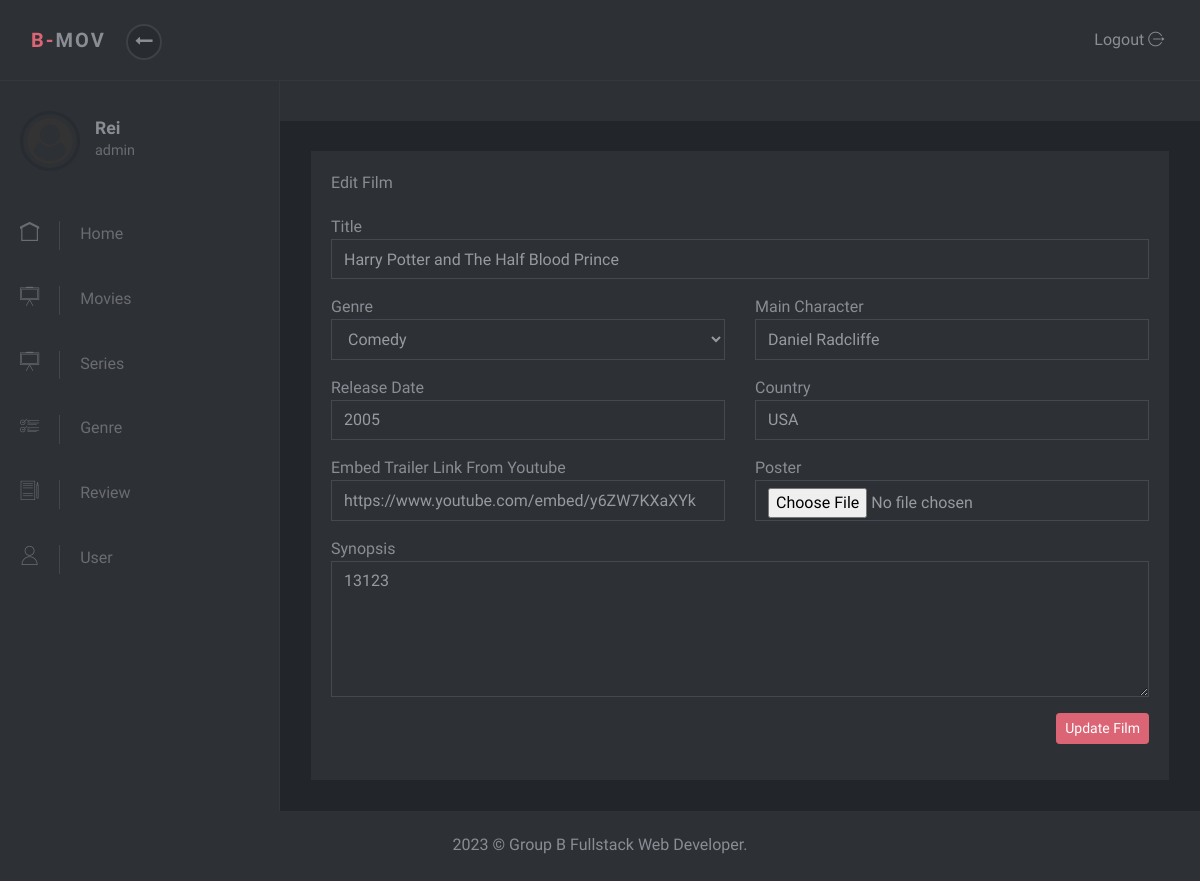
/admin/editfilm.php?id=33 (signed in), run on an earlier commit of the app's database.
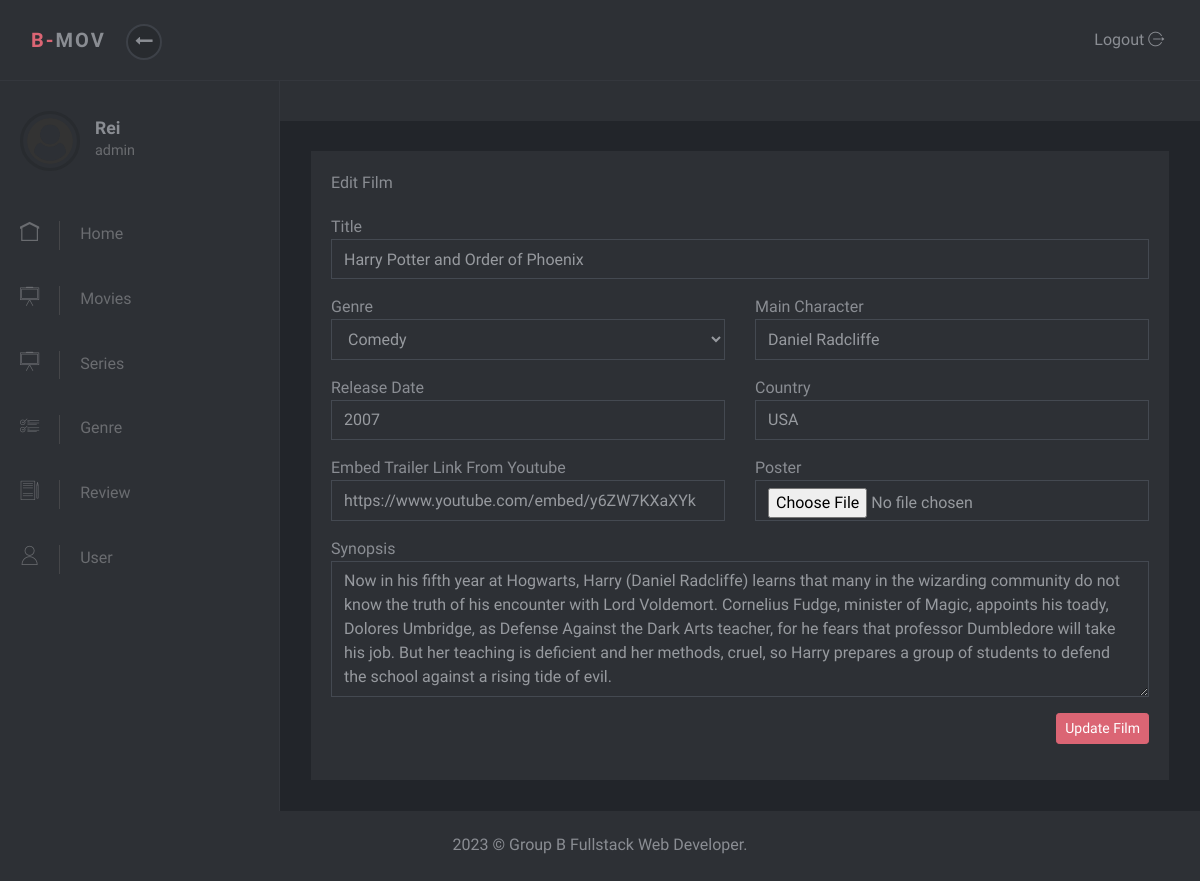
And on a later commit of the database.
### tables this page shows
CREATE TABLE `tb_film` (
  `id` int(11) NOT NULL,
  `poster` text NOT NULL,
  `judul` text NOT NULL,
  `jenis` enum('Movie','Series') NOT NULL,
  `genre` text NOT NULL,
  `artis` text NOT NULL,
  `deskripsi` text NOT NULL,
  `tahun` year(4) NOT NULL,
  `negara` varchar(50) NOT NULL,
  `link_video` text NOT NULL
);

### admin/editfilm.php (the view, shortened to what this page needs)
<?php $page = "";
include 'partials/header.php';
include 'partials/navbar.php';
include 'partials/sidebar.php';
include '../proses/koneksi.php';
?>
<div class="page-content">
    <div class="page-header">
    </div>
    <section class="no-padding-top no-padding-bottom">
        <div class="container-fluid">
            <div class="block">
                <div class="title">Edit Film</div>
                <form action="proses/proseseditfilm.php" method="post" enctype="multipart/form-data">
                    <?php $id = $_GET['id'];
                    $data = mysqli_query($db, "SELECT * FROM tb_film WHERE id='$id'");
                    while ($d = mysqli_fetch_array($data)) { ?>
                        <div class="row mb-3">
                            <div class="col-md-12">
                                Title
                                <input type="text" class="form-control" name="judul" placeholder="Enter Title" value="<?= $d['judul']?>">
                            </div>
                        </div>
                        <div class="row mb-3">
                            <div class="col-md-6">
                                Genre
                                <select name="genre" class="form-control">
                                    <?php
                                    $query = mysqli_query($db, 'SELECT * FROM tb_genre');
                                    while ($opt = mysqli_fetch_array($query)) {
                                    ?>
                                        <option value="<?= $opt['genre'] ?>"><?= $opt['genre'] ?></option>
                                    <?php
                                    }
                                    ?>
                                </select>
                            </div>
                            <div class="col-md-6">
                                Main Character
                                <input type="text" class="form-control" name="artis" placeholder="Enter Year" value="<?= $d['artis']?>">
                            </div>
                        </div>
                        <div class="row mb-3">
                            <div class="col-md-6">
                                Release Date
                                <input type="text" class="form-control" name="tahun" placeholder="Enter Year" value="<?= $d['tahun']?>">
                            </div>
                            <div class="col-md-6">
                                Country
                                <input type="text" class="form-control" name="negara" placeholder="Enter Country" value="<?= $d['negara']?>">
                            </div>
                        </div>
                        <div class="row mb-3">
                            <div class="col-md-6">
                                Embed Trailer Link From Youtube
                                <input type="text" class="form-control" name="link_video" placeholder="Enter Embed Trailer Link From Youtube" value="<?= $d['link_video']?>">
                            </div>
                            <div class="col-md-6">
                                Poster
                                <input type="file" class="form-control" name="poster" value="<?= $d['poster']?>">
                            </div>
                        </div>
                        <div class="row mb-3">
                            <div class="col-md-12">
                                Synopsis
                                <textarea name="deskripsi" class="form-control" rows="5"><?= $d['deskripsi']?></textarea>
                            </div>
                        </div>
                        <div class="row mb-3">
                            <div class="col-md-12 d-flex justify-content-end">
                                <button class="btn btn-primary btn-sm"> Update Film</button>
                            </div>
                        </div>
                    <?php
                    }
                    ?>
                </form>
            </div>
        </div>
</div>
<?php include 'partials/footer.php' ?>

What changed in the data, as far as the page shows it:
changed tb_film "Daniel Radcliffe": judul "Harry Potter and The Half Blood Prince" → "Harry Potter and Order of Phoenix"; tahun "2005" → "2007"; deskripsi "13123" → "Now in his fifth year at Hogwarts, Harry (Daniel Radcliffe) learns that many in the wizarding community do not know the truth of his encounter with Lord Voldemort. Cornelius Fudge, minister of Magic, appoints his toady, Dolores Umbridge, as Defense Against the Dark Arts teacher, for he fears that professor Dumbledore will take his job. But her teaching is deficient and her methods, cruel, so Harry prepares a group of students to defend the school against a rising tide of evil."
